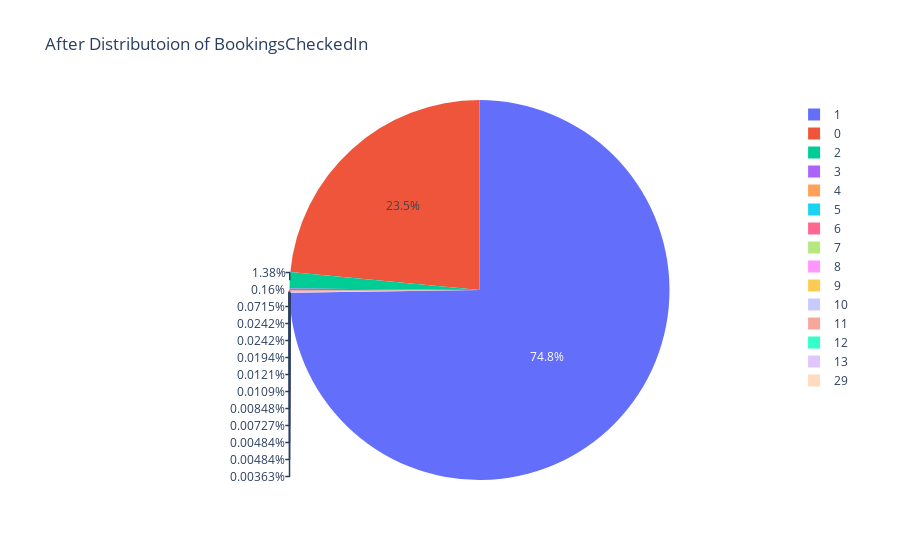

Notebook code for this chart:
### Code cell
top_15 = df['BookingsCheckedIn'].value_counts().head(15)
fig = px.pie( values = top_15.values,names=top_15.keys(), title='After Distributoion of BookingsCheckedIn')
fig.show()

### Figure 1 — Plotly figure (JSON) as saved in the notebook; plotly's stock layout.template omitted (floating-point values rounded to 4 significant figures)
{"data": [{"domain": {"x": [0, 1], "y": [0, 1]}, "hovertemplate": "label=%{label}<br>value=%{value}<extra></extra>", "labels": [1, 0, 2, 3, 4, 5, 6, 7, 8, 9, 10, 11, 12, 13, 29], "legendgroup": "", "name": "", "showlegend": true, "type": "pie", "values": [61737, 19394, 1141, 132, 59, 20, 20, 16, 10, 9, 7, 6, 4, 4, 3]}], "layout": {"legend": {"tracegroupgap": 0}, "title": {"text": "After Distributoion of BookingsCheckedIn"}}}
